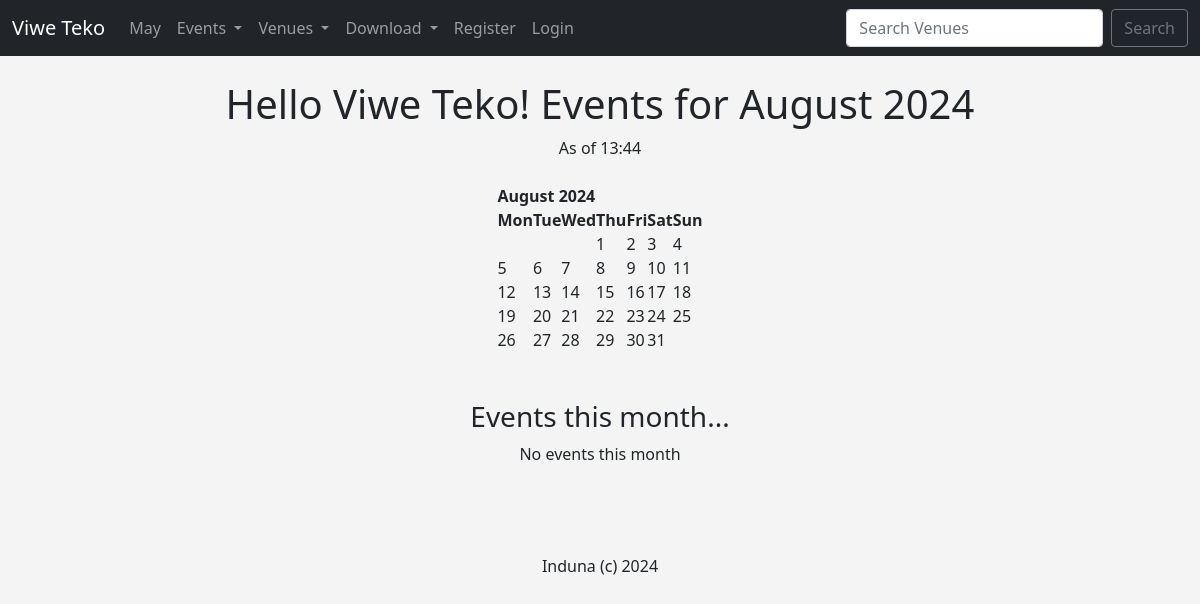
Before: / with the older database file.
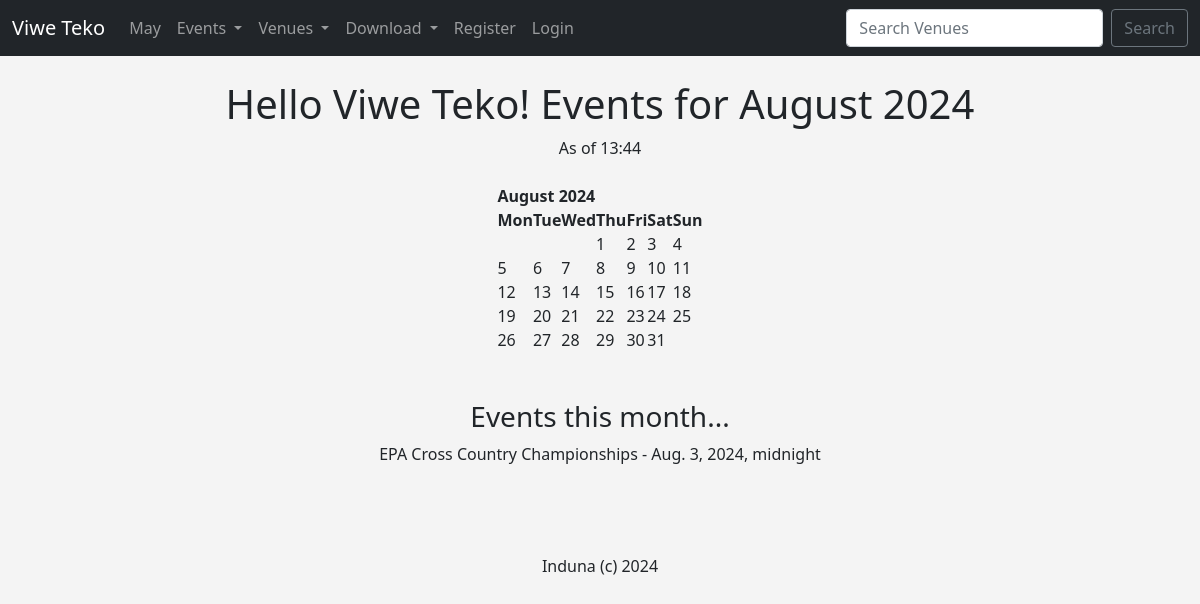
After: the same page with the newer database file.
### events/models.py (models this page shows, shortened)
class Event(models.Model):
    name = models.CharField('Event Name', max_length=100)
    event_date = models.DateTimeField('Event Date')
    venue = models.ForeignKey(Venue, blank=True, on_delete=models.CASCADE)
    manager = models.ForeignKey(User, blank=True, null=True,
    on_delete=models.SET_NULL)
    description = models.TextField(blank=True)
    attendees = models.ManyToManyField(MyClubUser, blank=True)
    approved = models.BooleanField('Approved', default=False)

### events/views.py (the view)
# urls.py: path('', views.home, name="home"),
def home(request, year=datetime.now().year, month=datetime.now() .strftime('%B')):
    name = "Viwe Teko"
    month = month.capitalize()
    month_num = int(list(calendar.month_name).index(month))
    cal = HTMLCalendar().formatmonth(year, month_num)
    now = datetime.now()
    current = now.year
    time = now.strftime('%H:%M %Z%z')
    event_list = Event.objects.filter(
        event_date__year = year,
        event_date__month = month_num
        )
    return render(request,
    'events/home.html', {
        "name": name,
        "year": year,
        "month": month,
        "month_num": month_num,
        "cal": cal,
        "current": current,
        "time": time,
        "event_list": event_list,
    })

### events/templates/events/home.html
{% extends 'events/base.html' %}
{% block content %}
<center>
<h1>Hello {{ name }}! Events for {{ month }} {{ year }}</h1>
As of {{ time }}
<br></br>
{{ cal|safe }}
<br/><br/>
    <h3>Events this month...</h3>
    {% if event_list %}
        {% for event in event_list %}
            <p>{{ event.name }} - {{ event.event_date }}</p>
        {% endfor %}
    {% else %}
        <p>No events this month</p>
    {% endif %}
<br/><br/><br/>
Induna (c) {{ current }}
</center>
{% endblock %}

Changed rows visible on the page:
added Event: name "EPA Cross Country Championships", event_date "Aug. 3, 2024, midnight"
Other visible differences:
text no longer shown: "No events this month"
